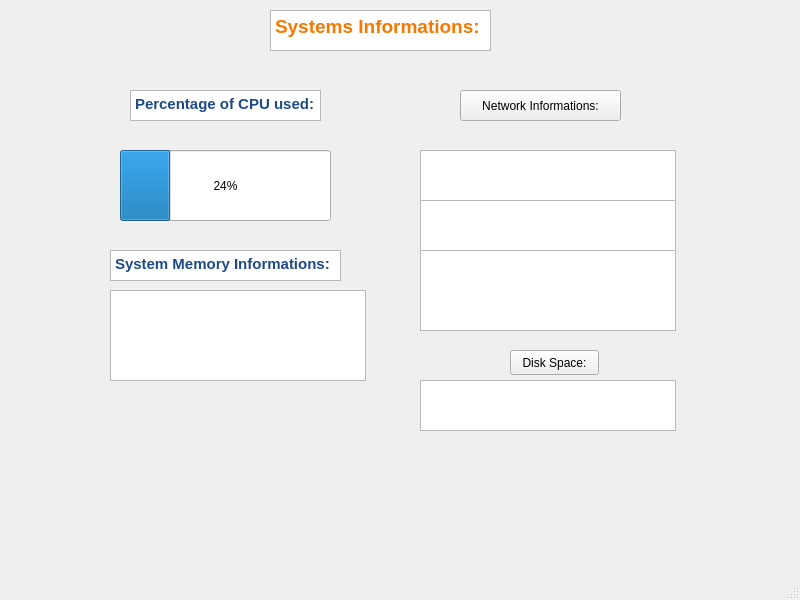
<?xml version="1.0" encoding="UTF-8"?>
<ui version="4.0">
 <class>MainWindow</class>
 <widget class="QMainWindow" name="MainWindow">
  <property name="geometry">
   <rect>
    <x>0</x>
    <y>0</y>
    <width>800</width>
    <height>600</height>
   </rect>
  </property>
  <property name="windowTitle">
   <string>MainWindow</string>
  </property>
  <widget class="QWidget" name="centralwidget">
   <widget class="QTextEdit" name="textEdit_2">
    <property name="geometry">
     <rect>
      <x>130</x>
      <y>90</y>
      <width>191</width>
      <height>31</height>
     </rect>
    </property>
    <property name="html">
     <string>&lt;!DOCTYPE HTML PUBLIC &quot;-//W3C//DTD HTML 4.0//EN&quot; &quot;http://www.w3.org/TR/REC-html40/strict.dtd&quot;&gt;
&lt;html&gt;&lt;head&gt;&lt;meta name=&quot;qrichtext&quot; content=&quot;1&quot; /&gt;&lt;style type=&quot;text/css&quot;&gt;
p, li { white-space: pre-wrap; }
&lt;/style&gt;&lt;/head&gt;&lt;body style=&quot; font-family:'Ubuntu'; font-size:11pt; font-weight:400; font-style:normal;&quot;&gt;
&lt;p style=&quot; margin-top:0px; margin-bottom:0px; margin-left:0px; margin-right:0px; -qt-block-indent:0; text-indent:0px;&quot;&gt;&lt;span style=&quot; font-weight:600; color:#204a87;&quot;&gt;Percentage of CPU used:&lt;/span&gt;&lt;/p&gt;&lt;/body&gt;&lt;/html&gt;</string>
    </property>
   </widget>
   <widget class="QTextBrowser" name="textBrowser_2">
    <property name="geometry">
     <rect>
      <x>420</x>
      <y>200</y>
      <width>256</width>
      <height>51</height>
     </rect>
    </property>
   </widget>
   <widget class="QTextEdit" name="textEdit_3">
    <property name="geometry">
     <rect>
      <x>110</x>
      <y>250</y>
      <width>231</width>
      <height>31</height>
     </rect>
    </property>
    <property name="html">
     <string>&lt;!DOCTYPE HTML PUBLIC &quot;-//W3C//DTD HTML 4.0//EN&quot; &quot;http://www.w3.org/TR/REC-html40/strict.dtd&quot;&gt;
&lt;html&gt;&lt;head&gt;&lt;meta name=&quot;qrichtext&quot; content=&quot;1&quot; /&gt;&lt;style type=&quot;text/css&quot;&gt;
p, li { white-space: pre-wrap; }
&lt;/style&gt;&lt;/head&gt;&lt;body style=&quot; font-family:'Ubuntu'; font-size:11pt; font-weight:400; font-style:normal;&quot;&gt;
&lt;p style=&quot; margin-top:0px; margin-bottom:0px; margin-left:0px; margin-right:0px; -qt-block-indent:0; text-indent:0px;&quot;&gt;&lt;span style=&quot; font-weight:600; color:#204a87;&quot;&gt;System Memory Informations:&lt;/span&gt;&lt;/p&gt;&lt;/body&gt;&lt;/html&gt;</string>
    </property>
   </widget>
   <widget class="QTextBrowser" name="textBrowser">
    <property name="geometry">
     <rect>
      <x>420</x>
      <y>150</y>
      <width>256</width>
      <height>51</height>
     </rect>
    </property>
   </widget>
   <widget class="QPushButton" name="pushButton">
    <property name="geometry">
     <rect>
      <x>460</x>
      <y>90</y>
      <width>161</width>
      <height>31</height>
     </rect>
    </property>
    <property name="text">
     <string>Network Informations:</string>
    </property>
   </widget>
   <widget class="QTextBrowser" name="textBrowser_4">
    <property name="geometry">
     <rect>
      <x>420</x>
      <y>380</y>
      <width>256</width>
      <height>51</height>
     </rect>
    </property>
   </widget>
   <widget class="QProgressBar" name="progressBar">
    <property name="geometry">
     <rect>
      <x>120</x>
      <y>150</y>
      <width>211</width>
      <height>71</height>
     </rect>
    </property>
    <property name="value">
     <number>24</number>
    </property>
   </widget>
   <widget class="QPushButton" name="pushButton_2">
    <property name="geometry">
     <rect>
      <x>510</x>
      <y>350</y>
      <width>89</width>
      <height>25</height>
     </rect>
    </property>
    <property name="text">
     <string>Disk Space:</string>
    </property>
   </widget>
   <widget class="QTextEdit" name="textEdit_4">
    <property name="geometry">
     <rect>
      <x>270</x>
      <y>10</y>
      <width>221</width>
      <height>41</height>
     </rect>
    </property>
    <property name="html">
     <string>&lt;!DOCTYPE HTML PUBLIC &quot;-//W3C//DTD HTML 4.0//EN&quot; &quot;http://www.w3.org/TR/REC-html40/strict.dtd&quot;&gt;
&lt;html&gt;&lt;head&gt;&lt;meta name=&quot;qrichtext&quot; content=&quot;1&quot; /&gt;&lt;style type=&quot;text/css&quot;&gt;
p, li { white-space: pre-wrap; }
&lt;/style&gt;&lt;/head&gt;&lt;body style=&quot; font-family:'Ubuntu'; font-size:11pt; font-weight:400; font-style:normal;&quot;&gt;
&lt;p style=&quot; margin-top:0px; margin-bottom:0px; margin-left:0px; margin-right:0px; -qt-block-indent:0; text-indent:0px;&quot;&gt;&lt;span style=&quot; font-size:14pt; font-weight:600; color:#f57900;&quot;&gt;Systems Informations:&lt;/span&gt;&lt;/p&gt;&lt;/body&gt;&lt;/html&gt;</string>
    </property>
   </widget>
   <widget class="QTextBrowser" name="textBrowser_3">
    <property name="geometry">
     <rect>
      <x>420</x>
      <y>250</y>
      <width>256</width>
      <height>81</height>
     </rect>
    </property>
   </widget>
   <widget class="QTextBrowser" name="textBrowser_5">
    <property name="geometry">
     <rect>
      <x>110</x>
      <y>290</y>
      <width>256</width>
      <height>91</height>
     </rect>
    </property>
   </widget>
  </widget>
  <widget class="QMenuBar" name="menubar">
   <property name="geometry">
    <rect>
     <x>0</x>
     <y>0</y>
     <width>800</width>
     <height>22</height>
    </rect>
   </property>
  </widget>
  <widget class="QStatusBar" name="statusbar"/>
 </widget>
 <resources/>
 <connections/>
</ui>
